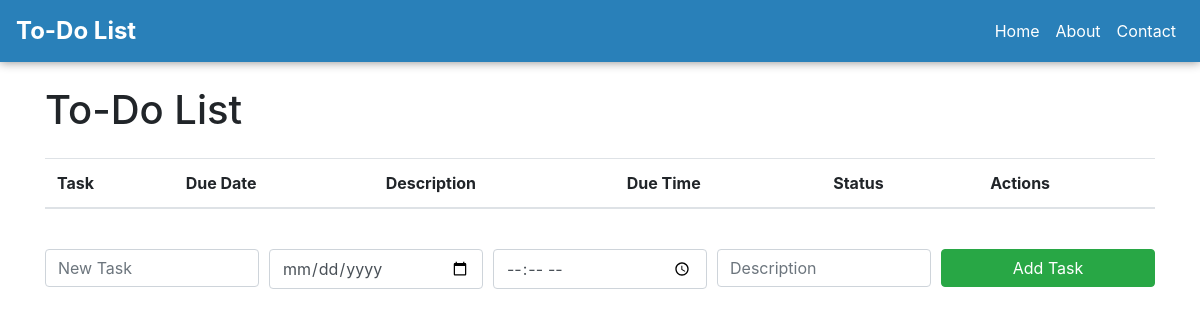
Page /todo (signed in) on the earlier database version.
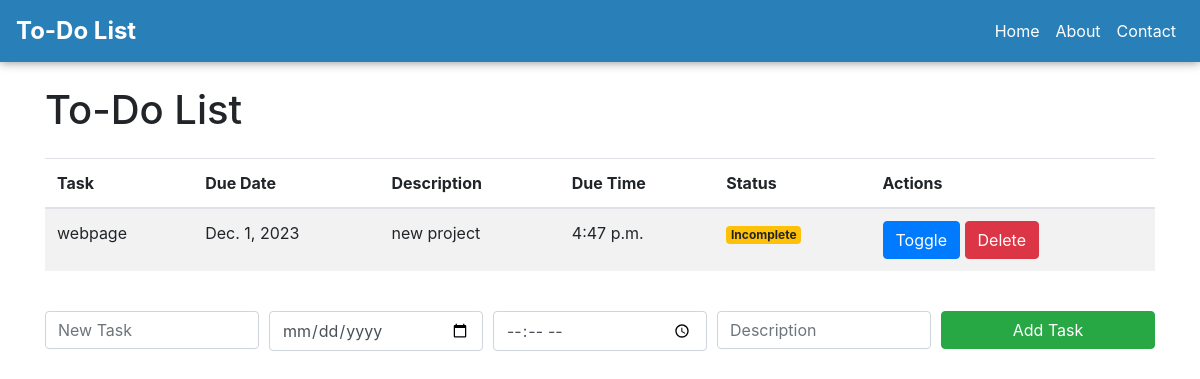
Same page on the later database version.
### myapp/models.py (models this page shows, shortened)
class Task(models.Model):
    user = models.ForeignKey(User, on_delete=models.CASCADE)
    title = models.CharField(max_length=200)
    due_date = models.DateField(null=True, blank=True)
    description = models.TextField(null=True, blank=True)
    due_time = models.TimeField(null=True, blank=True)
    completed = models.BooleanField(default=False)

### myapp/views.py (the view)
# urls.py: path('todo', index, name='index'),
def index(request):
    tasks = Task.objects.filter(user=request.user)
    return render(request, 'index.html', {'tasks': tasks})

### template/index.html (shortened to what this page needs)
<!DOCTYPE html>
<html>
<head>
    <link rel="stylesheet" href="https://maxcdn.bootstrapcdn.com/bootstrap/4.0.0/css/bootstrap.min.css">
</head>
<body>
    <nav class="navbar navbar-expand-lg navbar-light" style="background-color: #2980b9; box-shadow: 0px 0px 10px #888;">
        <a class="navbar-brand" href="" style="color: #fff; font-weight: bold; font-size: 24px;">To-Do List</a>
        <div class="collapse navbar-collapse" id="navbarNav">
            <ul class="navbar-nav ml-auto">
                <li class="nav-item">
                    <a class="nav-link" href="" style="color: #fff;">Home</a>
                </li>
                <li class="nav-item">
                    <a class="nav-link" href="" style="color: #fff;">About</a>
                </li>
                <li class="nav-item">
                    <a class="nav-link" href="" style="color: #fff;">Contact</a>
                </li>
            </ul>
        </div>
    </nav>
    <div class="container mt-4">
        <h1 class="mb-4">To-Do List</h1>
        <div class="table-responsive" style="max-height: 300px; overflow-y: auto;">
            <table class="table table-striped">
                <thead>
                    <tr>
                        <th>Task</th>
                        <th>Due Date</th>
                        <th>Description</th>
                        <th>Due Time</th>
                        <th>Status</th>
                        <th>Actions</th>
                    </tr>
                </thead>
                <tbody>
                    {% for task in tasks %}
                    <tr>
                        <td>{{ task.title }}</td>
                        <td>{{ task.due_date }}</td>
                        <td>{{ task.description }}</td>
                        <td>{{ task.due_time }}</td>
                        <td>
                            {% if task.completed %}
                                <span class="badge badge-success">Completed</span>
                            {% else %}
                                <span class="badge badge-warning">Incomplete</span>
                            {% endif %}
                        </td>
                        <td>
                            <button class="btn btn-primary update-task" data-pk="{{ task.id }}">Toggle</button>
                            <button class="btn btn-danger delete-task" data-pk="{{ task.id }}">Delete</button>
                        </td>
                    </tr>
                    {% endfor %}
                </tbody>
            </table>
        </div>
        <form id="task-form" class="mt-4">
        <div class="form-row">
            <div class="col">
                <input type="text" id="task-input" class="form-control" placeholder="New Task" required>
            </div>
            <div class="col">
                <input type="date" id="due-date-input" class="form-control" placeholder="Due Date">
            </div>
            <div class="col">
                <input type="time" id="due-time-input" class="form-control" placeholder="Due Time">
            </div>
            <div class="col">
                <input type="text" id="description-input" class="form-control" placeholder="Description">
            </div>
            <div class="col">
                <button type="submit" class="btn btn-success btn-block">Add Task</button>
            </div>
        </div>
    </form>
    </div>
</body>
</html>

Differences in the rows shown:
added Task: title "webpage", due_date "Dec. 1, 2023", description "new project", due_time "4:47 p.m.", completed "Incomplete"
